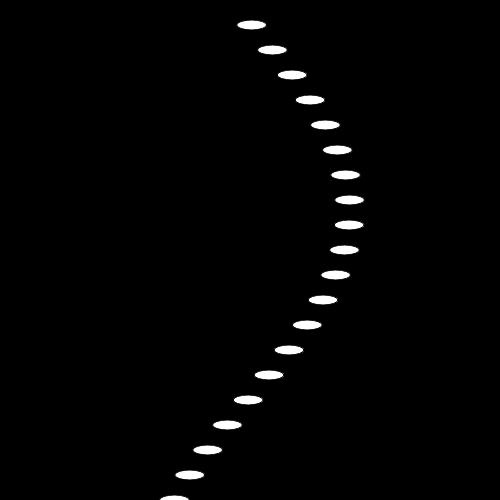
Frame 1 (no input)
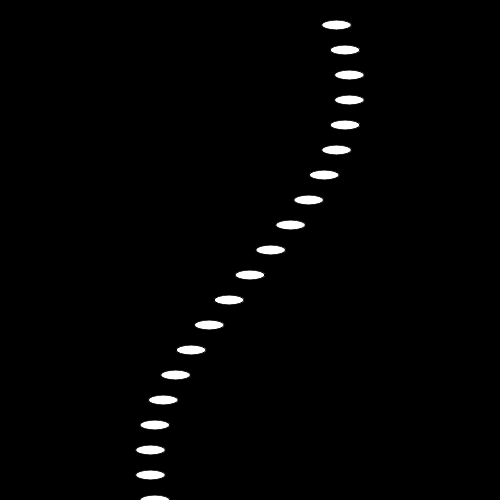
Frame 60 (no input)
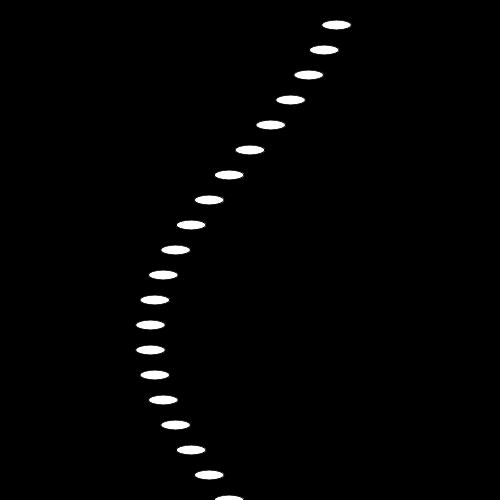
Frame 120 (the mouse pressed at the canvas centre since frame 60)

The p5.js sketch that drew these frames (run headless with seeded random() and noise() and a simulated clock; from frame 60 on, the mouse is pressed at the canvas centre):

// p5.js sketch
// ── sketch.js
/* DM3008 Generative Art, Ashley Hi 2026
 * Week 4 - Waves & Distribution
 * Wave Animation
*/

var numCircles = 20;
var amplitude = 100; 
var phase = 0;
var speed = 1; // how fast to move through the sine function

function setup() {
  createCanvas(500, 500);
  frameRate(60);
  phase = 12; // how spread out the particles are
}


function draw() {
  background(0);
  fill(255);
  translate(width/2, height/2); // make center of the screen
  
  for(var i = 0; i < numCircles; i ++) {
    // use framecount to change the x coordinate through a sine function
    var xPos = sin(radians(frameCount * speed + i * phase)) * amplitude; 
    // spread the circles evenly across the y axis of screen
    var yPos = -height/2  + (i + 1) * height/numCircles;
    //draw the circles
    ellipse(xPos, yPos, 30, 10); 
  }
}
